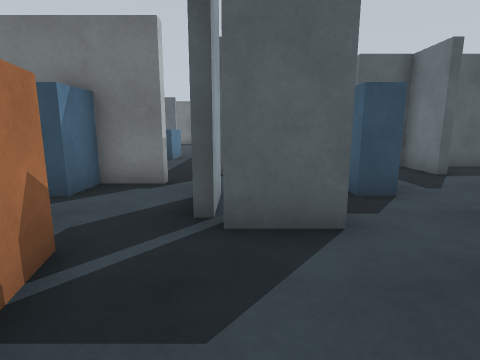
View 1 (above)

24 first-person views from a walk through a Gazebo world. The camera is 1.2 m above the floor, tilts 10° down and sees 80° across. The floor is counted in squares, 1 m on a side. Each view is taken from the middle of a square. On the plan, view 1 faces up. The plan holds only what a view shows up to about 12 squares ahead; the rest is blank.

View 2
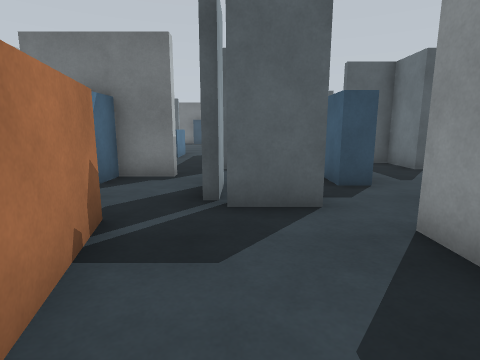

View 3
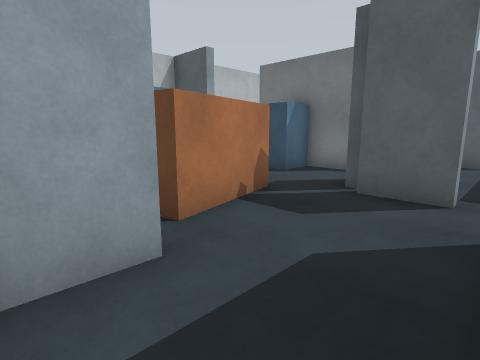

View 4
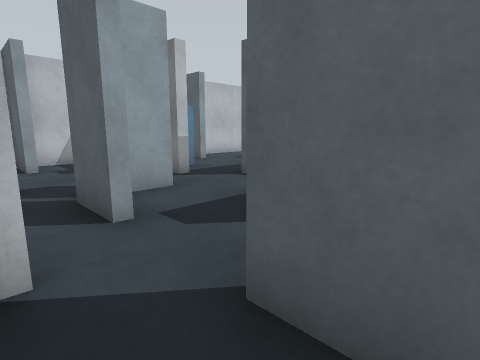

View 5
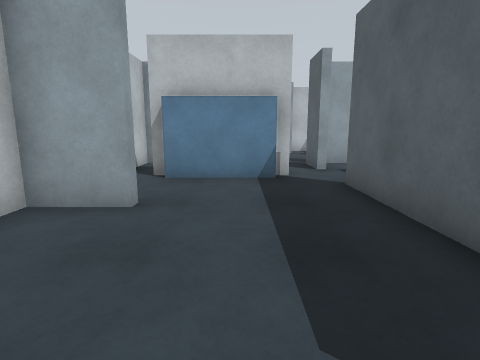

View 6
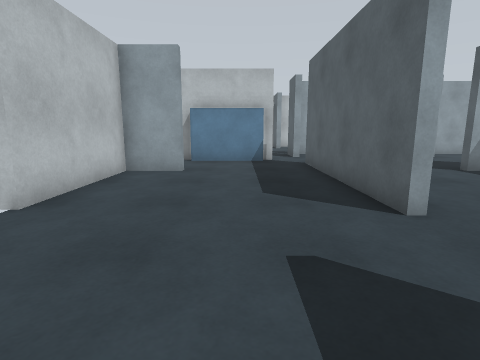

View 7
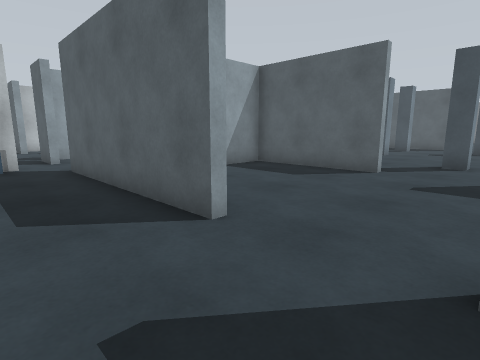

View 8
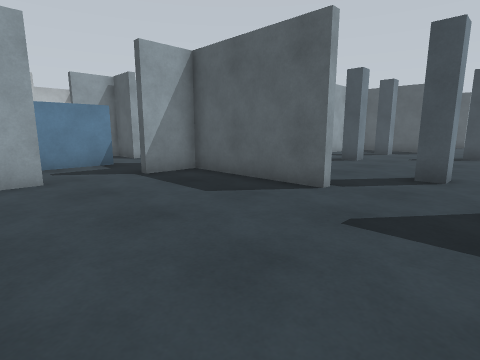

View 9
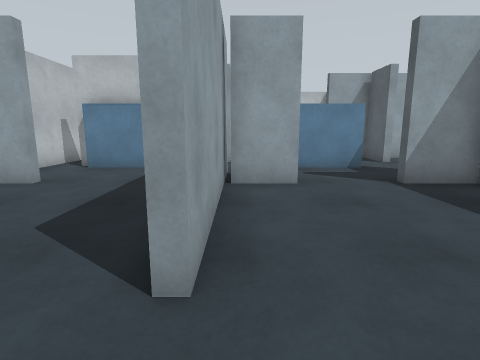

View 10
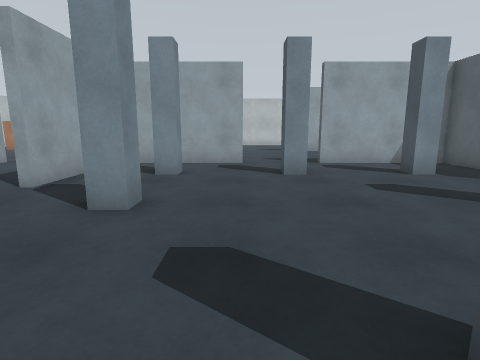

View 11
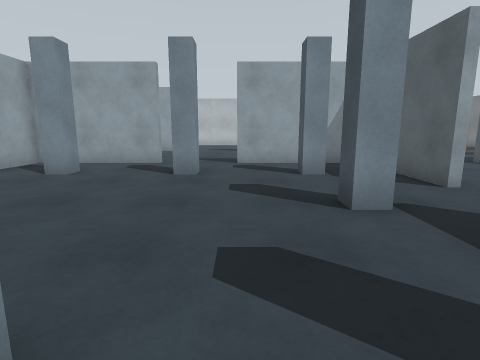

View 12
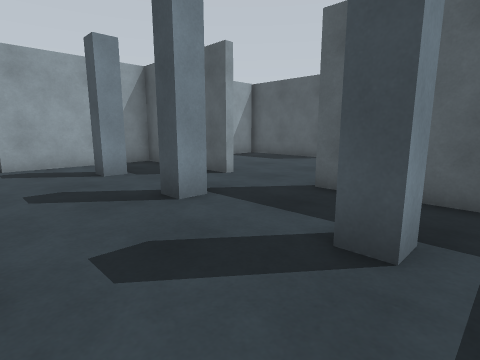

View 13
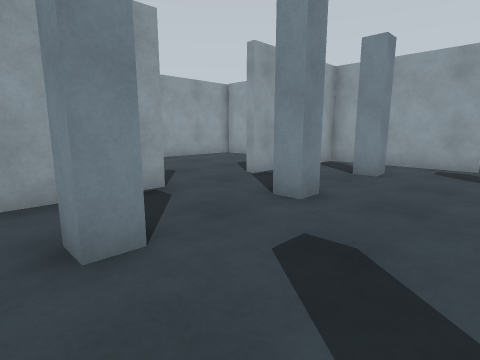

View 14
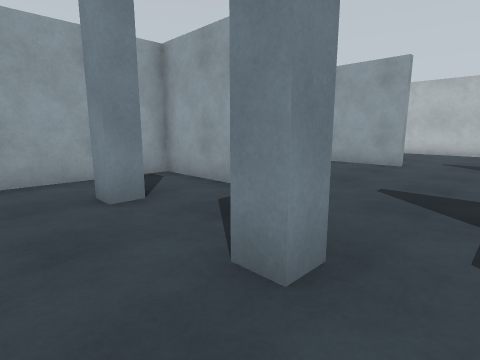

View 15
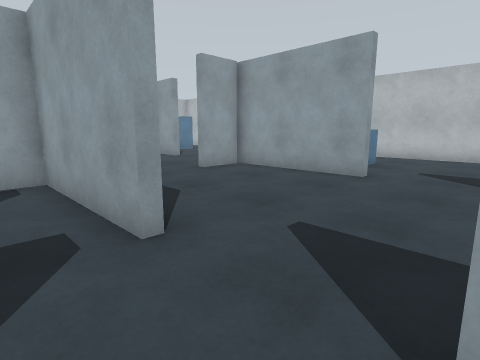

View 16
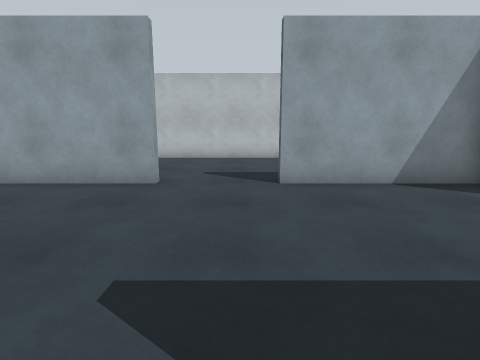

View 17
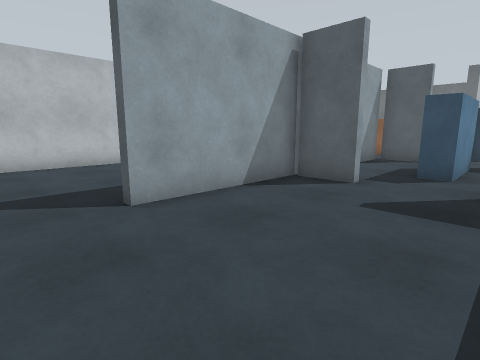

View 18
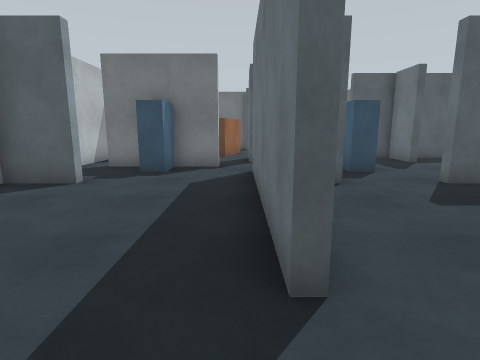

View 19
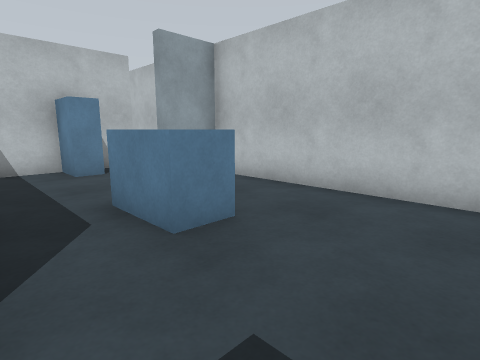

View 20
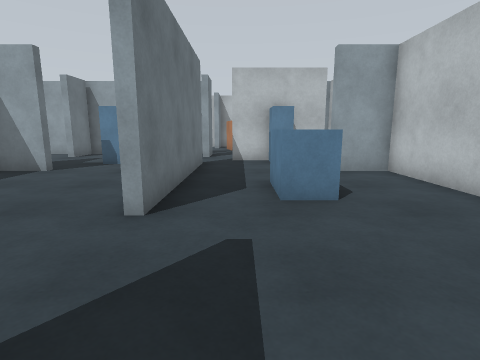

View 21
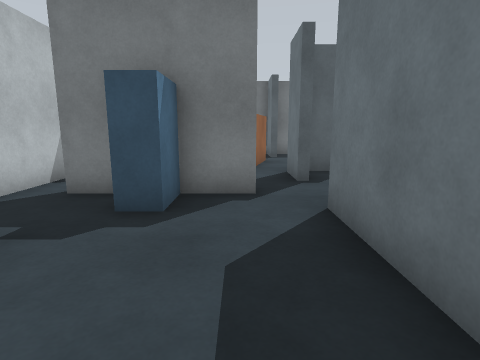

View 22
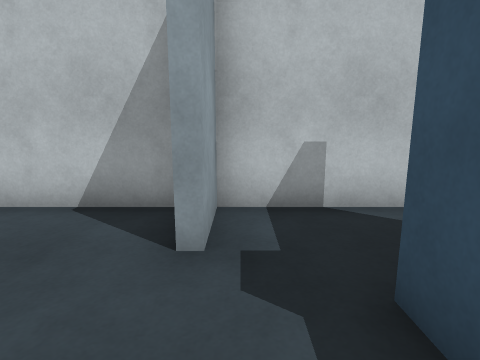

View 23
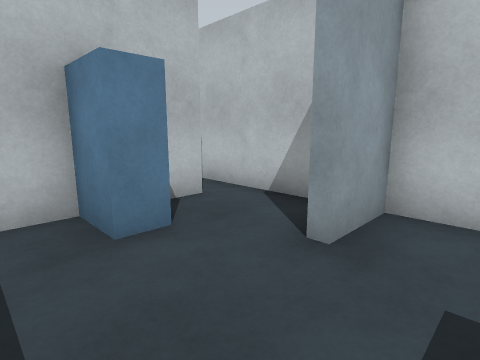

View 24
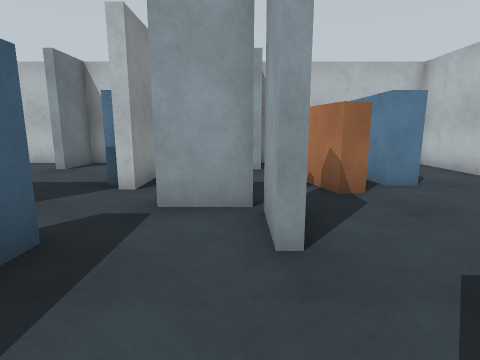

### Floor plan
Points are (right, up) in squares from view 1. A wall is a line through its corners. A room is listed if a view was taken in it or the views show most of it. See-through windows are left out.
Room 1 (views 1, 2, 3)
walls: (-0.4, -0.6) (-0.4, -2.4) (3.1, -2.4); (1.3, 3.4) (-0.2, 3.4); (-1.9, 2.7) (-1.2, 0)
ways out: opening at (2.5, -1.5) to room 2; opening at (3, 2) to room 2; opening at (2.5, 3) to room 7; opening at (-1, 3) to room 8; gap at (-1, -1)
objects: barrier (2, -1); barrier (2, 2)
Room 2 (views 4, 5, 6, 7)
walls: (10.1, 3.4) (3.6, 3.4); (5.4, -2.4) (5.4, -0.7) (5.6, -0.7) (5.6, -2.4) (9.9, -2.4); (2.9, 1.8) (2.9, -1)
ways out: opening at (2.5, -1.5) to room 1; opening at (3, 2) to room 1; opening at (11.5, 3) to room 3; gap at (10, -3)
Room 3 (views 8, 9)
walls: (10.1, 9.4) (5.6, 9.4) (5.6, 7.7); (5.6, 5.3) (5.6, 3.8); (5.1, 3.6) (10.1, 3.6) (10.1, 3.4)
ways out: opening at (11.5, 3) to room 2; opening at (11.5, 9) to room 4; opening at (5, 6.5) to room 7
Room 4 (views 10, 11, 12, 13, 14, 15, 16)
walls: (5.6, 14.1) (5.6, 9.6) (10.1, 9.6) (10.1, 9.4); (12.9, 9.6) (15.6, 9.6); (10.1, 21.4) (5.6, 21.4) (5.6, 16.9); (15.6, 21.4) (12.9, 21.4)
ways out: opening at (11.5, 9) to room 3; opening at (5, 15.5) to room 5; opening at (11.5, 21)
objects: pillar (8, 12); pillar (8, 15) to (8, 16); pillar (8, 19); pillar (11, 12) to (12, 12); pillar (11, 19) to (12, 19); pillar (15, 12); pillar (15, 15) to (15, 16); pillar (15, 19)
Room 5 (view 17)
walls: (-0.4, 14.1) (-0.4, 9.6) (1.3, 9.6) (1.3, 9.4); (5.2, 14.1) (5.6, 14.1); (5.6, 16.9) (5.2, 16.9); (3.7, 9.2) (3.7, 9.6) (5.1, 9.6); (1.3, 21.4) (-0.2, 21.4); (4.5, 21.4) (3.7, 21.4); (-0.4, 21.6) (-0.4, 16.9)
ways out: opening at (5, 15.5) to room 4; opening at (-1, 15.5) to room 6; opening at (2.5, 9) to room 7; opening at (2.5, 21)
Room 6 (views 18, 19, 20, 21, 22, 23)
walls: (-0.4, 16.9) (-0.6, 16.9) (-0.6, 23.4); (-6.4, 8.4) (-6.4, 5.4); (-3.9, 7.9) (-3.1, 7.9); (-3.1, 24.4) (-3.1, 23.1) (-3.9, 23.1); (-0.6, 7.6) (-0.6, 14.1) (-0.4, 14.1); (-6.4, 25.6) (-6.4, 21.6) (-4.7, 21.6) (-4.7, 21.4) (-6.4, 21.4) (-6.4, 9.6) (-4.7, 9.6) (-4.7, 9.2); (-0.4, 25.7) (-0.6, 25.7)
ways out: opening at (-1, 15.5) to room 5; opening at (-5.5, 6.5) to room 8; opening at (-2, 8) to room 8; opening at (-5.5, 24.5); opening at (-2, 25); opening at (-1, 24.5)
objects: barrier (-5, 6); barrier (-5, 24); blue box (-3, 12) to (-3, 13); barrier (-2, 24)
Room 7 (view 24)
walls: (-0.4, 5.3) (-0.4, 3.8); (2.9, 5.1) (2.1, 5.1) (2.1, 6.2); (2.1, 7.9) (2.9, 7.9) (2.9, 5.8); (-0.4, 3.6) (1.3, 3.6) (1.3, 3.4); (1.3, 9.4) (-0.2, 9.4); (3.6, 3.6) (5.1, 3.6); (5.2, 5.3) (5.6, 5.3); (5.6, 7.7) (5.4, 7.7) (5.4, 9.4)
ways out: opening at (2.5, 3) to room 1; opening at (5, 6.5) to room 3; opening at (2.5, 9) to room 5; opening at (-1, 6.5) to room 8
Room 8 (no view inside)
walls: (-2.5, 2.6) (-1.9, 2.7); (-4.7, 3.8) (-4.7, 3.4) (-6.4, 3.4); (-3.9, 1.9) (-3.1, 1.9) (-3.1, 0.9); (-0.8, 5.3) (-0.4, 5.3); (-0.4, 3.8) (-0.8, 3.8); (-6.4, 5.4) (-6.4, 3.9); (-3.1, 7.9) (-3.1, 5.1) (-3.9, 5.1)
ways out: opening at (-1, 3) to room 1; opening at (-5.5, 6.5) to room 6; opening at (-2, 8) to room 6; opening at (-1, 6.5) to room 7
objects: barrier (-2, 6)

Where each view was taken, in squares from view 1:
view 1: 0 up, 0 right, facing up
view 2: 1 down, 0 right, facing up
view 3: 2 down, 2 right, facing up-left
view 4: 2 up, 5 right, facing up-left
view 5: 1 up, 10 right, facing left
view 6: 1 up, 14 right, facing left
view 7: 1 up, 13 right, facing up-left
view 8: 4 up, 13 right, facing up-left
view 9: 4 up, 12 right, facing left
view 10: 14 up, 16 right, facing left
view 11: 17 up, 16 right, facing left
view 12: 16 up, 16 right, facing up-left
view 13: 15 up, 16 right, facing down-left
view 14: 17 up, 10 right, facing down-left
view 15: 17 up, 7 right, facing down-left
view 16: 16 up, 6 right, facing left
view 17: 15 up, 4 right, facing up-left
view 18: 15 up, 1 left, facing up
view 19: 16 up, 1 left, facing down-left
view 20: 18 up, 2 left, facing down
view 21: 19 up, 2 left, facing up
view 22: 22 up, 2 left, facing left
view 23: 11 up, 2 left, facing down-left
view 24: 8 up, 0 right, facing down
